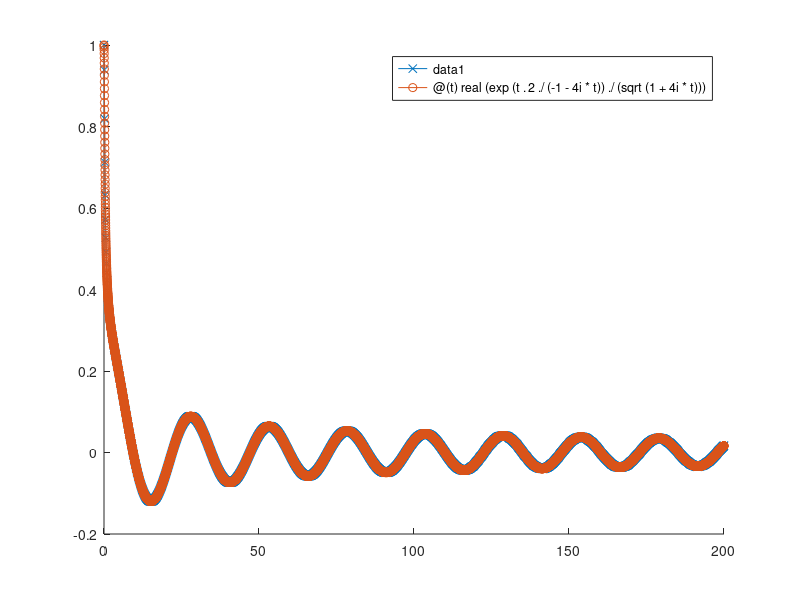

Source code (MATLAB): (Note: this script raises an error after producing the figure.)
a = @(k) exp(-k.^2/4)*sqrt(pi);
t = 0:0.1:200;
res1 = zeros(length(t),1);
res2 = zeros(length(t),1);
for i = 1:length(t)
    res1(i) = integral(@(k) a(k).*exp(1i*k.*(1 - k).*t(i))/(2*pi),-Inf,Inf);
    res2(i) = integral(@(k) a(k).*exp(1i*k.*(2 - k).*t(i))/(2*pi),-Inf,Inf);
end

exact1 = @(t) real(exp(t.^2./(-1-4i*t))./(sqrt(1+4i*t)));
exact2 = @(t) real(exp(4*t.^2./(-1-4i*t))./(sqrt(1+4i*t)));

dom1 = @(t) exp(-1/16)*cos(1/4*(t-pi))/(2*sqrt(t));
dom2 = @(t) exp(-1/4)*cos((t-pi/4))/(2*sqrt(t));

figure(); hold on;
 plot(t,res1,'-x')
 fplot(exact1,[0,200],'-o')
 fplot(dom1,[0,200],'-*')
 legend('numerical integrations', 'exact solution', 'dominant behavior')
xlabel('t'); hold off
ylabel('\psi')

figure(); hold on;
 plot(t,res2,'-x')
 fplot(exact2,[0,200],'-o')
 fplot(dom2,[0,200],'-*')
 legend('numerical integrations', 'exact solution', 'dominant behavior')
xlabel('t')
ylabel('\psi')


